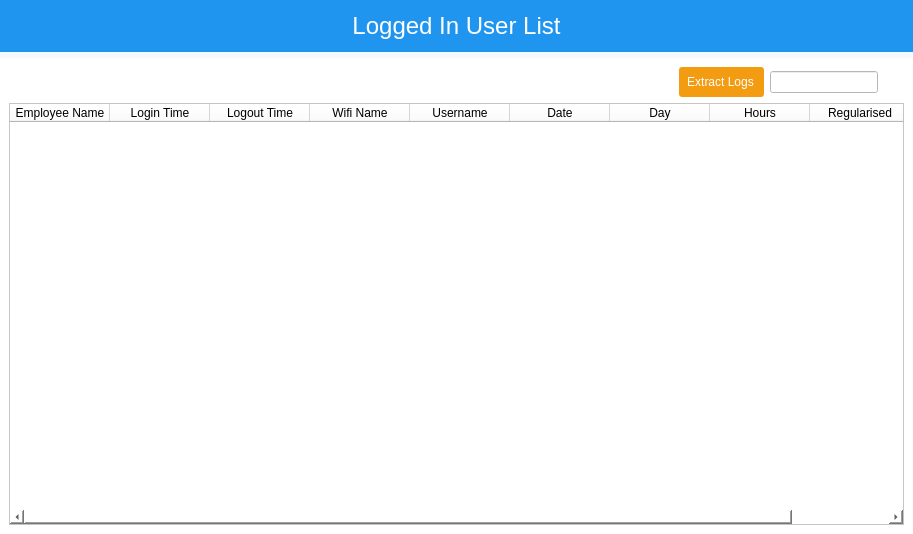
<?xml version="1.0" encoding="UTF-8"?>
<ui version="4.0">
 <class>Dialog</class>
 <widget class="QDialog" name="Dialog">
  <property name="geometry">
   <rect>
    <x>0</x>
    <y>0</y>
    <width>913</width>
    <height>534</height>
   </rect>
  </property>
  <property name="windowTitle">
   <string>Dialog</string>
  </property>
  <property name="styleSheet">
   <string notr="true">background-color: rgb(255, 255, 255);</string>
  </property>
  <layout class="QGridLayout" name="gridLayout">
   <property name="leftMargin">
    <number>0</number>
   </property>
   <property name="topMargin">
    <number>0</number>
   </property>
   <property name="rightMargin">
    <number>0</number>
   </property>
   <property name="bottomMargin">
    <number>0</number>
   </property>
   <item row="0" column="1">
    <widget class="QWidget" name="parent_widget" native="true">
     <property name="styleSheet">
      <string notr="true">background-color:rgb(245, 250, 254)</string>
     </property>
     <layout class="QVBoxLayout" name="verticalLayout_2">
      <property name="leftMargin">
       <number>0</number>
      </property>
      <property name="topMargin">
       <number>0</number>
      </property>
      <property name="rightMargin">
       <number>0</number>
      </property>
      <property name="bottomMargin">
       <number>0</number>
      </property>
      <item>
       <widget class="QWidget" name="header_widget" native="true">
        <property name="font">
         <font>
          <pointsize>1</pointsize>
         </font>
        </property>
        <property name="styleSheet">
         <string notr="true">QWidget{
background-color: rgb(31, 149, 239);
padding:12px;


}</string>
        </property>
        <layout class="QHBoxLayout" name="horizontalLayout">
         <property name="leftMargin">
          <number>0</number>
         </property>
         <property name="topMargin">
          <number>0</number>
         </property>
         <property name="rightMargin">
          <number>0</number>
         </property>
         <property name="bottomMargin">
          <number>0</number>
         </property>
         <item>
          <widget class="QLabel" name="label">
           <property name="font">
            <font>
             <pointsize>18</pointsize>
            </font>
           </property>
           <property name="styleSheet">
            <string notr="true">color:#fff;</string>
           </property>
           <property name="text">
            <string>Logged In User List</string>
           </property>
           <property name="alignment">
            <set>Qt::AlignCenter</set>
           </property>
          </widget>
         </item>
        </layout>
       </widget>
      </item>
      <item>
       <widget class="QWidget" name="body_widget" native="true">
        <property name="styleSheet">
         <string notr="true">background-color:#fff;</string>
        </property>
        <layout class="QVBoxLayout" name="verticalLayout">
         <item>
          <layout class="QHBoxLayout" name="horizontalLayout_2" stretch="2,0,0,0">
           <item>
            <spacer name="horizontalSpacer">
             <property name="orientation">
              <enum>Qt::Horizontal</enum>
             </property>
             <property name="sizeHint" stdset="0">
              <size>
               <width>518</width>
               <height>20</height>
              </size>
             </property>
            </spacer>
           </item>
           <item>
            <widget class="QPushButton" name="btn_extract_logs">
             <property name="styleSheet">
              <string notr="true">QPushButton{
border:none;
border-radius:3px;
padding:8px;
padding-left-10px;
padding-right:10px;
background-color: #F39C12;
color:white;





}
QPushButton:hover{
background-color:#D68910;






}</string>
             </property>
             <property name="text">
              <string>Extract Logs</string>
             </property>
            </widget>
           </item>
           <item>
            <widget class="QLineEdit" name="search_le"/>
           </item>
           <item>
            <widget class="QPushButton" name="pushButton">
             <property name="minimumSize">
              <size>
               <width>20</width>
               <height>20</height>
              </size>
             </property>
             <property name="maximumSize">
              <size>
               <width>20</width>
               <height>20</height>
              </size>
             </property>
             <property name="styleSheet">
              <string notr="true">border:none;</string>
             </property>
             <property name="text">
              <string/>
             </property>
             <property name="icon">
              <iconset resource="../../assets/resources.qrc">
               <normaloff>:/icons/search.png</normaloff>:/icons/search.png</iconset>
             </property>
            </widget>
           </item>
          </layout>
         </item>
         <item>
          <widget class="QTableWidget" name="tableWidget">
           <property name="alternatingRowColors">
            <bool>true</bool>
           </property>
           <property name="showGrid">
            <bool>true</bool>
           </property>
           <attribute name="verticalHeaderVisible">
            <bool>true</bool>
           </attribute>
           <column>
            <property name="text">
             <string>Employee Name</string>
            </property>
           </column>
           <column>
            <property name="text">
             <string>Login Time</string>
            </property>
           </column>
           <column>
            <property name="text">
             <string>Logout Time</string>
            </property>
           </column>
           <column>
            <property name="text">
             <string>Wifi Name</string>
            </property>
           </column>
           <column>
            <property name="text">
             <string>Username</string>
            </property>
           </column>
           <column>
            <property name="text">
             <string>Date</string>
            </property>
           </column>
           <column>
            <property name="text">
             <string>Day</string>
            </property>
           </column>
           <column>
            <property name="text">
             <string>Hours</string>
            </property>
           </column>
           <column>
            <property name="text">
             <string>Regularised</string>
            </property>
           </column>
          </widget>
         </item>
        </layout>
       </widget>
      </item>
     </layout>
    </widget>
   </item>
  </layout>
 </widget>
 <resources>
  <include location="../../assets/resources.qrc"/>
 </resources>
 <connections/>
</ui>
